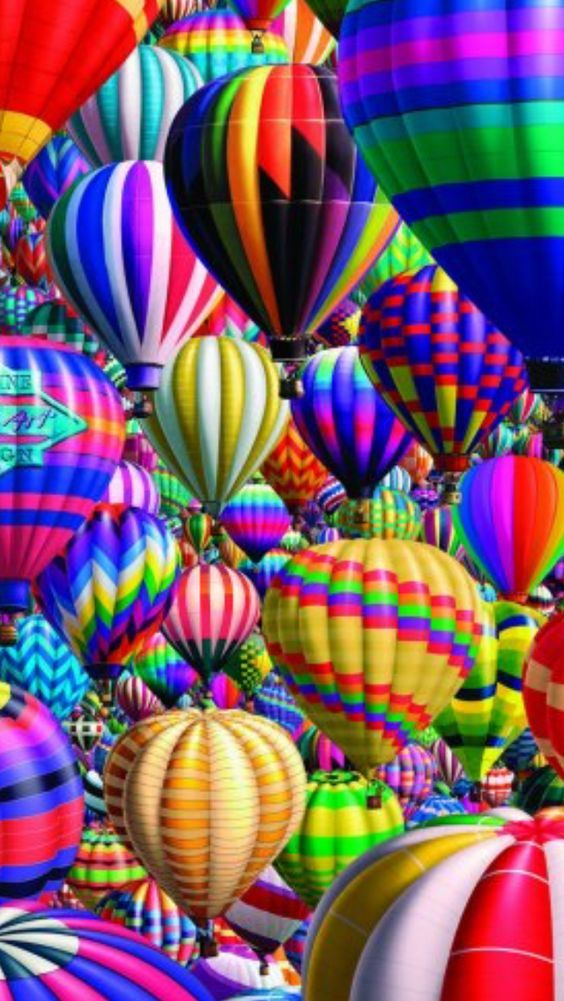
#> input picture image.jpg, 564 x 1001 px
$ python project.py
#> lines starting #> are read from the running program, lines starting #| are printed output that depends on the picture


import cv2
import pandas as pd
from skimage.io import imread, imshow, imsave


img_path = 'image.jpg'
img = cv2.imread(img_path)
#> img is the input picture: shape (1001, 564, 3); mean B, G, R 108, 90.2, 124.6

# declaring global variables (are used later on)
clicked = False
r = g = b = x_pos = y_pos = 0

# Reading csv file with pandas and giving names to each column
index = ["color", "color_name", "hex", "R", "G", "B"]
csv = pd.read_csv('colors.csv', names=index, header=None)
#> (reads colors.csv from the repository)


# function to calculate minimum distance from all colors and get the most matching color
def get_color_name(R, G, B):
    minimum = 10000
    for i in range(len(csv)):
        d = abs(R - int(csv.loc[i, "R"])) + abs(G - int(csv.loc[i, "G"])) + abs(B - int(csv.loc[i, "B"]))
        if d <= minimum:
            minimum = d
            cname = csv.loc[i, "color_name"]
    return cname


# function to get x,y coordinates of mouse double click
def draw_function(event, x, y, flags, param):
    if event == cv2.EVENT_LBUTTONDBLCLK:
        global b, g, r, x_pos, y_pos, clicked
        clicked = True
        x_pos = x
        y_pos = y
        b, g, r = img[y, x]
        b = int(b)
        g = int(g)
        r = int(r)


cv2.namedWindow('image')
cv2.setMouseCallback('image', draw_function)

while True:

    cv2.imshow("image", img)
    if clicked:

        # cv2.rectangle(image, start point, endpoint, color, thickness)-1 fills entire rectangle
        cv2.rectangle(img, (20, 20), (750, 60), (b, g, r), -1)

        # Creating text string to display( Color name and RGB values )
        text = get_color_name(r, g, b) + ' R=' + str(r) + ' G=' + str(g) + ' B=' + str(b)

        # cv2.putText(img,text,start,font(0-7),fontScale,color,thickness,lineType )
        cv2.putText(img, text, (50, 50), 2, 0.8, (255, 255, 255), 2, cv2.LINE_AA)

        # For very light colours we will display text in black colour
        if r + g + b >= 600:
            cv2.putText(img, text, (50, 50), 2, 0.8, (0, 0, 0), 2, cv2.LINE_AA)

        clicked = False

    # Break the loop when user hits 'esc' key
    if cv2.waitKey(20) & 0xFF == 27:
#> (key Esc is pressed here)
        break

cv2.destroyAllWindows()

#-----------------------------------------------------------------------------------------------------------------------------------------------------------------------

from skimage.io import imread, imshow, imsave

im = imread('image.jpg')

from matplotlib import pyplot as plt

plt.figure()
imshow(im)
plt.axis('off')
plt.title('Original Image')
plt.show()

red = im[:, :, 0]
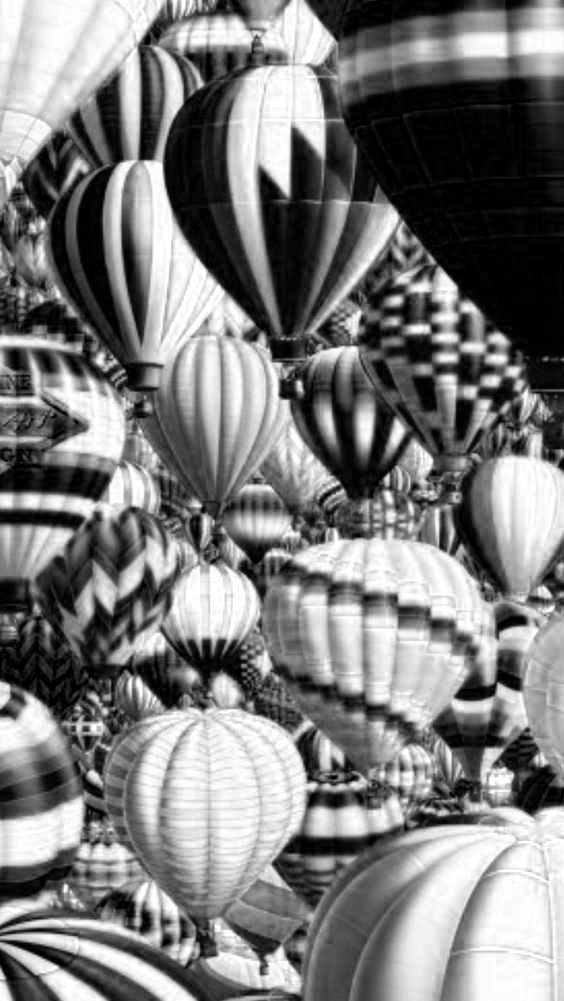
#> red: shape (1001, 564); min 0, max 255, mean 124.6
green = im[:, :, 1]
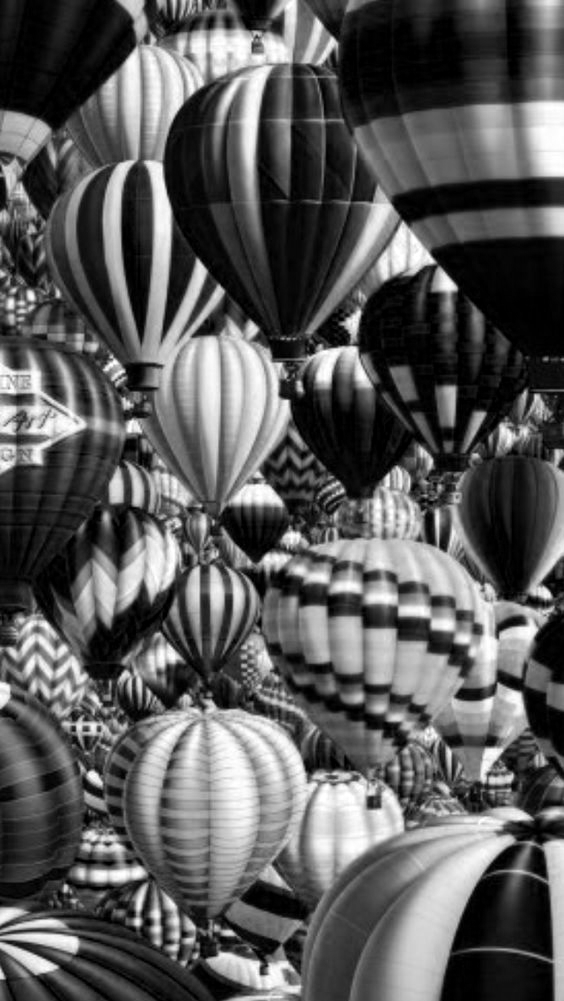
#> green: shape (1001, 564); min 0, max 255, mean 90.2
blue = im[:, :, 2]
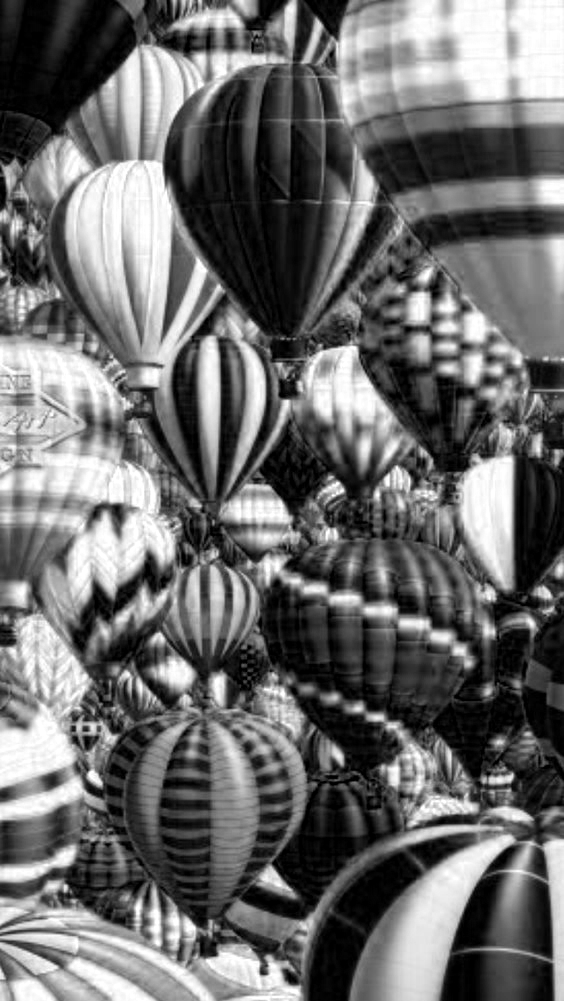
#> blue: shape (1001, 564); min 0, max 255, mean 108

plt.imshow(red, cmap="cool")
plt.title('Cool')
plt.axis('off')
plt.show()

plt.imshow(green, cmap="Paired")
plt.title('Green')
plt.axis('off')
plt.show()

#--------------------------------------------------------------------------------------------------------------------------------------------

import numpy as np
import matplotlib.pyplot as plt
from PIL import Image, ImageEnhance
from skimage.io import imread, imshow, imsave

img = Image.open('image.jpg')

imgmatrix = np.array(img)

imggray = imgmatrix.mean(axis=2)
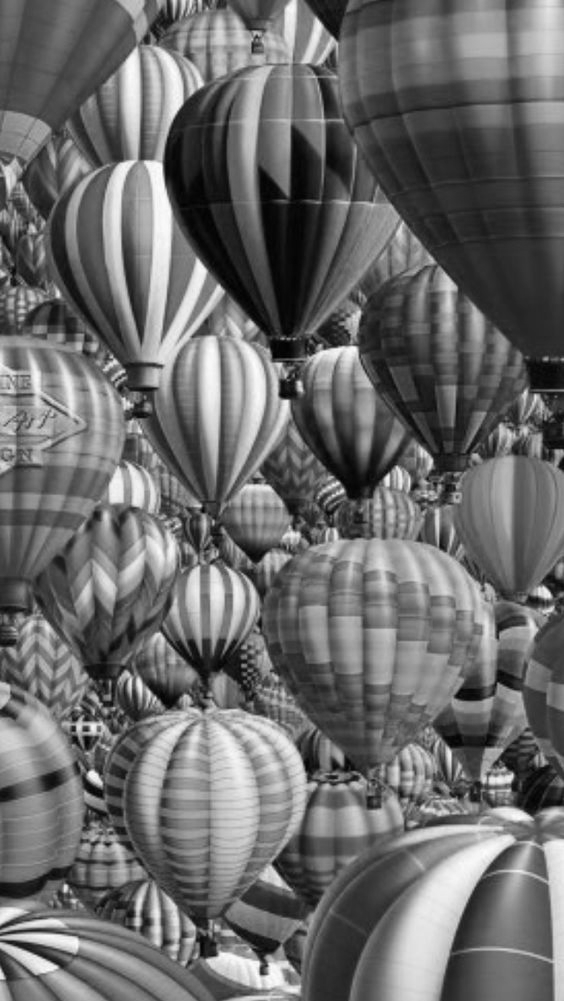
#> imggray: shape (1001, 564) float64; min 1, max 254.3, mean 107.6

plt.figure()

fig1 = plt.subplot(1,2,1)
fig1.imshow(imgmatrix)

fig1.set_title('Original')
fig1.axis('off')

fig2 = plt.subplot(1,2,2)
fig2.imshow(imggray, cmap='gray')

fig2.set_title('After Processing')
fig2.axis('off')

plt.show()


img.show()

# L = R * 2125/10000 + G * 7154/10000 + B * 0721/10000
img_data = img.getdata()
lst=[]

for i in img_data:
    lst.append(i[0]*0.2125+i[1]*0.7174+i[2]*0.0721)
#> this loop made 564564 passes
#> i on passes 1 to 3: (241, 8, 11), (244, 11, 14), (250, 13, 19)
#> after the loop, lst = 564564 items

new_img = Image.new("L", img.size)
#> new_img: PIL image 564x1001 L; every value is 0
new_img.putdata(lst)
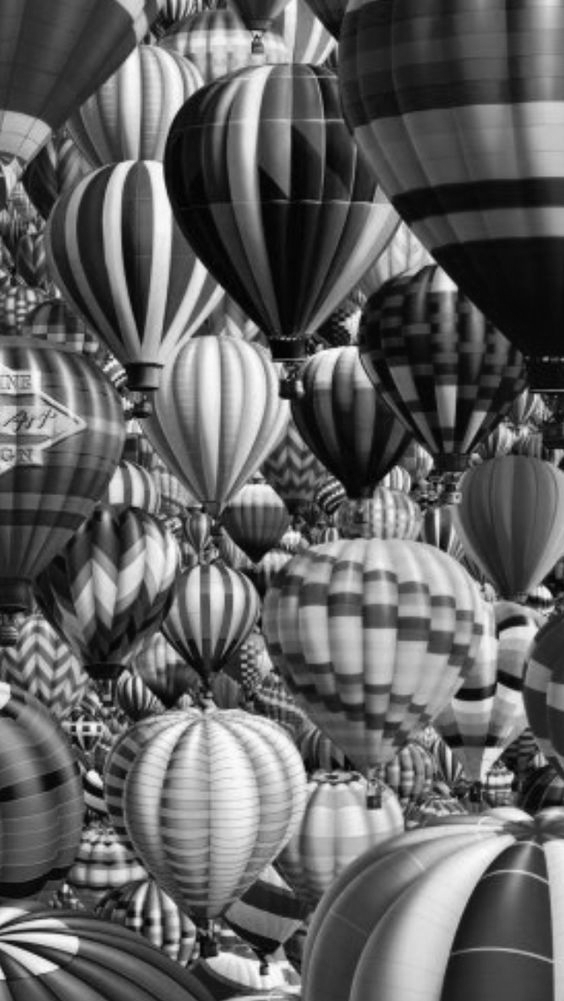
#> new_img: PIL image 564x1001 L; min 0, max 254, mean 98.5

new_img.show()

img = img.convert("L")
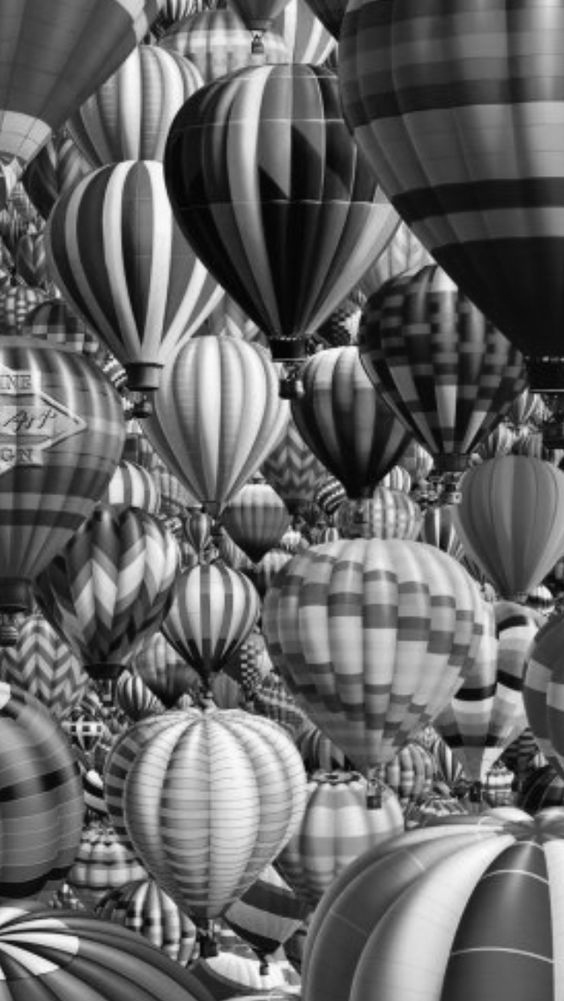
#> img: PIL image 564x1001 L; min 1, max 254, mean 102.5
img.show()
